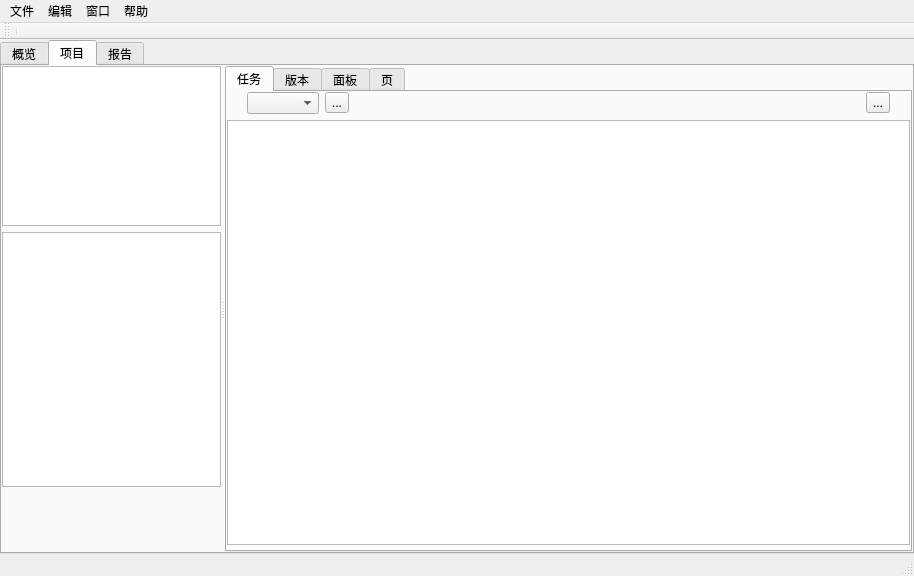
<?xml version="1.0" encoding="UTF-8"?>
<ui version="4.0">
 <class>MainWindow</class>
 <widget class="QMainWindow" name="MainWindow">
  <property name="geometry">
   <rect>
    <x>0</x>
    <y>0</y>
    <width>914</width>
    <height>576</height>
   </rect>
  </property>
  <property name="windowTitle">
   <string>MainWindow</string>
  </property>
  <widget class="QWidget" name="Centralwidget">
   <layout class="QHBoxLayout" name="horizontalLayout_11">
    <property name="leftMargin">
     <number>0</number>
    </property>
    <property name="topMargin">
     <number>0</number>
    </property>
    <property name="rightMargin">
     <number>0</number>
    </property>
    <property name="bottomMargin">
     <number>0</number>
    </property>
    <item>
     <layout class="QHBoxLayout" name="horizontalLayout_Centralwidget">
      <property name="spacing">
       <number>5</number>
      </property>
      <item>
       <widget class="QTabWidget" name="tabWidget">
        <property name="currentIndex">
         <number>1</number>
        </property>
        <widget class="QWidget" name="GeneralView">
         <attribute name="title">
          <string>概览</string>
         </attribute>
         <layout class="QHBoxLayout" name="horizontalLayout_2" stretch="0">
          <property name="spacing">
           <number>2</number>
          </property>
          <property name="leftMargin">
           <number>0</number>
          </property>
          <property name="topMargin">
           <number>0</number>
          </property>
          <property name="rightMargin">
           <number>0</number>
          </property>
          <property name="bottomMargin">
           <number>0</number>
          </property>
          <item>
           <widget class="QSplitter" name="splitter">
            <property name="orientation">
             <enum>Qt::Horizontal</enum>
            </property>
            <widget class="QWidget" name="verticalLayoutWidget_2">
             <layout class="QVBoxLayout" name="verticalLayout_2">
              <property name="bottomMargin">
               <number>5</number>
              </property>
              <item>
               <widget class="QListWidget" name="listWidget"/>
              </item>
              <item>
               <spacer name="horizontalSpacer">
                <property name="orientation">
                 <enum>Qt::Horizontal</enum>
                </property>
                <property name="sizeHint" stdset="0">
                 <size>
                  <width>40</width>
                  <height>20</height>
                 </size>
                </property>
               </spacer>
              </item>
              <item>
               <widget class="QListWidget" name="listWidget_2"/>
              </item>
              <item>
               <spacer name="verticalSpacer">
                <property name="orientation">
                 <enum>Qt::Vertical</enum>
                </property>
                <property name="sizeHint" stdset="0">
                 <size>
                  <width>20</width>
                  <height>40</height>
                 </size>
                </property>
               </spacer>
              </item>
             </layout>
            </widget>
            <widget class="QWidget" name="verticalLayoutWidget_3">
             <layout class="QVBoxLayout" name="verticalLayout_3">
              <item>
               <widget class="QTabWidget" name="tabWidget_General">
                <property name="tabPosition">
                 <enum>QTabWidget::South</enum>
                </property>
                <property name="currentIndex">
                 <number>0</number>
                </property>
                <widget class="QWidget" name="tab_General_Proj">
                 <attribute name="title">
                  <string>Tab 1</string>
                 </attribute>
                 <layout class="QVBoxLayout" name="verticalLayout_4">
                  <property name="leftMargin">
                   <number>0</number>
                  </property>
                  <property name="topMargin">
                   <number>0</number>
                  </property>
                  <property name="rightMargin">
                   <number>0</number>
                  </property>
                  <property name="bottomMargin">
                   <number>5</number>
                  </property>
                  <item>
                   <layout class="QHBoxLayout" name="horizontalLayout_3">
                    <property name="leftMargin">
                     <number>20</number>
                    </property>
                    <property name="rightMargin">
                     <number>20</number>
                    </property>
                    <item>
                     <widget class="QToolButton" name="toolButton">
                      <property name="text">
                       <string>...</string>
                      </property>
                     </widget>
                    </item>
                    <item>
                     <widget class="QToolButton" name="toolButton_2">
                      <property name="text">
                       <string>...</string>
                      </property>
                     </widget>
                    </item>
                    <item>
                     <spacer name="horizontalSpacer_2">
                      <property name="orientation">
                       <enum>Qt::Horizontal</enum>
                      </property>
                      <property name="sizeHint" stdset="0">
                       <size>
                        <width>40</width>
                        <height>20</height>
                       </size>
                      </property>
                     </spacer>
                    </item>
                    <item>
                     <layout class="QHBoxLayout" name="horizontalLayout_4">
                      <item>
                       <widget class="QToolButton" name="toolButton_3">
                        <property name="sizePolicy">
                         <sizepolicy hsizetype="Fixed" vsizetype="Fixed">
                          <horstretch>0</horstretch>
                          <verstretch>0</verstretch>
                         </sizepolicy>
                        </property>
                        <property name="text">
                         <string>...</string>
                        </property>
                        <property name="arrowType">
                         <enum>Qt::NoArrow</enum>
                        </property>
                       </widget>
                      </item>
                     </layout>
                    </item>
                   </layout>
                  </item>
                  <item>
                   <widget class="QListWidget" name="listWidget_General_Proj"/>
                  </item>
                 </layout>
                </widget>
                <widget class="QWidget" name="tab_General_User">
                 <attribute name="title">
                  <string>Tab 2</string>
                 </attribute>
                </widget>
               </widget>
              </item>
             </layout>
            </widget>
           </widget>
          </item>
         </layout>
        </widget>
        <widget class="QWidget" name="ProjectView">
         <attribute name="title">
          <string>项目</string>
         </attribute>
         <layout class="QHBoxLayout" name="horizontalLayout_7">
          <property name="leftMargin">
           <number>0</number>
          </property>
          <property name="topMargin">
           <number>0</number>
          </property>
          <property name="rightMargin">
           <number>0</number>
          </property>
          <property name="bottomMargin">
           <number>0</number>
          </property>
          <item>
           <widget class="QSplitter" name="splitter_2">
            <property name="orientation">
             <enum>Qt::Horizontal</enum>
            </property>
            <widget class="QWidget" name="verticalLayoutWidget_4">
             <layout class="QVBoxLayout" name="verticalLayout_5" stretch="10,16,0,0">
              <property name="bottomMargin">
               <number>5</number>
              </property>
              <item>
               <widget class="QListWidget" name="listWidget_3"/>
              </item>
              <item>
               <widget class="QTreeView" name="treeView_Proj_list"/>
              </item>
              <item>
               <spacer name="horizontalSpacer_3">
                <property name="orientation">
                 <enum>Qt::Horizontal</enum>
                </property>
                <property name="sizeHint" stdset="0">
                 <size>
                  <width>40</width>
                  <height>20</height>
                 </size>
                </property>
               </spacer>
              </item>
              <item>
               <spacer name="verticalSpacer_2">
                <property name="orientation">
                 <enum>Qt::Vertical</enum>
                </property>
                <property name="sizeHint" stdset="0">
                 <size>
                  <width>20</width>
                  <height>40</height>
                 </size>
                </property>
               </spacer>
              </item>
             </layout>
            </widget>
            <widget class="QWidget" name="verticalLayoutWidget_5">
             <layout class="QVBoxLayout" name="verticalLayout_6">
              <item>
               <widget class="QTabWidget" name="tabWidget_General_2">
                <property name="tabPosition">
                 <enum>QTabWidget::North</enum>
                </property>
                <property name="currentIndex">
                 <number>0</number>
                </property>
                <widget class="QWidget" name="tab_General_Proj_2">
                 <attribute name="title">
                  <string>任务</string>
                 </attribute>
                 <layout class="QVBoxLayout" name="verticalLayout_7">
                  <property name="leftMargin">
                   <number>0</number>
                  </property>
                  <property name="topMargin">
                   <number>0</number>
                  </property>
                  <property name="rightMargin">
                   <number>0</number>
                  </property>
                  <property name="bottomMargin">
                   <number>5</number>
                  </property>
                  <item>
                   <layout class="QHBoxLayout" name="horizontalLayout_5">
                    <property name="leftMargin">
                     <number>20</number>
                    </property>
                    <property name="rightMargin">
                     <number>20</number>
                    </property>
                    <item>
                     <widget class="QComboBox" name="comboBox_CreateNew"/>
                    </item>
                    <item>
                     <widget class="QToolButton" name="toolButton_5">
                      <property name="text">
                       <string>...</string>
                      </property>
                     </widget>
                    </item>
                    <item>
                     <spacer name="horizontalSpacer_4">
                      <property name="orientation">
                       <enum>Qt::Horizontal</enum>
                      </property>
                      <property name="sizeHint" stdset="0">
                       <size>
                        <width>40</width>
                        <height>20</height>
                       </size>
                      </property>
                     </spacer>
                    </item>
                    <item>
                     <layout class="QHBoxLayout" name="horizontalLayout_6">
                      <item>
                       <widget class="QToolButton" name="toolButton_6">
                        <property name="sizePolicy">
                         <sizepolicy hsizetype="Fixed" vsizetype="Fixed">
                          <horstretch>0</horstretch>
                          <verstretch>0</verstretch>
                         </sizepolicy>
                        </property>
                        <property name="text">
                         <string>...</string>
                        </property>
                        <property name="arrowType">
                         <enum>Qt::NoArrow</enum>
                        </property>
                       </widget>
                      </item>
                     </layout>
                    </item>
                   </layout>
                  </item>
                  <item>
                   <widget class="QTreeView" name="treeView_Proj_Task">
                    <property name="editTriggers">
                     <set>QAbstractItemView::EditKeyPressed|QAbstractItemView::SelectedClicked</set>
                    </property>
                    <property name="tabKeyNavigation">
                     <bool>true</bool>
                    </property>
                    <property name="dragEnabled">
                     <bool>true</bool>
                    </property>
                    <property name="dragDropOverwriteMode">
                     <bool>true</bool>
                    </property>
                    <property name="dragDropMode">
                     <enum>QAbstractItemView::NoDragDrop</enum>
                    </property>
                    <property name="alternatingRowColors">
                     <bool>false</bool>
                    </property>
                    <property name="selectionMode">
                     <enum>QAbstractItemView::ExtendedSelection</enum>
                    </property>
                    <property name="selectionBehavior">
                     <enum>QAbstractItemView::SelectRows</enum>
                    </property>
                    <property name="iconSize">
                     <size>
                      <width>80</width>
                      <height>40</height>
                     </size>
                    </property>
                    <property name="indentation">
                     <number>15</number>
                    </property>
                    <property name="rootIsDecorated">
                     <bool>true</bool>
                    </property>
                    <property name="itemsExpandable">
                     <bool>true</bool>
                    </property>
                    <property name="sortingEnabled">
                     <bool>false</bool>
                    </property>
                    <property name="animated">
                     <bool>true</bool>
                    </property>
                    <property name="allColumnsShowFocus">
                     <bool>true</bool>
                    </property>
                   </widget>
                  </item>
                 </layout>
                </widget>
                <widget class="QWidget" name="tab_General_User_2">
                 <attribute name="title">
                  <string>版本</string>
                 </attribute>
                 <layout class="QVBoxLayout" name="verticalLayout_9">
                  <item>
                   <layout class="QHBoxLayout" name="horizontalLayout_9">
                    <item>
                     <widget class="QToolButton" name="toolButton_4">
                      <property name="text">
                       <string>...</string>
                      </property>
                     </widget>
                    </item>
                    <item>
                     <spacer name="horizontalSpacer_5">
                      <property name="orientation">
                       <enum>Qt::Horizontal</enum>
                      </property>
                      <property name="sizeHint" stdset="0">
                       <size>
                        <width>40</width>
                        <height>20</height>
                       </size>
                      </property>
                     </spacer>
                    </item>
                   </layout>
                  </item>
                  <item>
                   <layout class="QHBoxLayout" name="horizontalLayout_10">
                    <item>
                     <widget class="QListWidget" name="listWidget_4"/>
                    </item>
                    <item>
                     <widget class="QListWidget" name="listWidget_5"/>
                    </item>
                    <item>
                     <widget class="QListWidget" name="listWidget_6"/>
                    </item>
                   </layout>
                  </item>
                 </layout>
                </widget>
                <widget class="QWidget" name="tab_2">
                 <attribute name="title">
                  <string>面板</string>
                 </attribute>
                 <layout class="QVBoxLayout" name="verticalLayout_8">
                  <item>
                   <layout class="QHBoxLayout" name="horizontalLayout_8">
                    <property name="spacing">
                     <number>2</number>
                    </property>
                    <item>
                     <widget class="QToolButton" name="toolButton_8">
                      <property name="text">
                       <string>...</string>
                      </property>
                     </widget>
                    </item>
                    <item>
                     <widget class="QToolButton" name="toolButton_7">
                      <property name="text">
                       <string>...</string>
                      </property>
                     </widget>
                    </item>
                   </layout>
                  </item>
                  <item>
                   <widget class="QTreeView" name="treeView"/>
                  </item>
                 </layout>
                </widget>
                <widget class="QWidget" name="tab">
                 <attribute name="title">
                  <string>页</string>
                 </attribute>
                </widget>
               </widget>
              </item>
             </layout>
            </widget>
           </widget>
          </item>
         </layout>
        </widget>
        <widget class="QWidget" name="ReportView">
         <attribute name="title">
          <string>报告</string>
         </attribute>
        </widget>
       </widget>
      </item>
     </layout>
    </item>
   </layout>
  </widget>
  <widget class="QMenuBar" name="menubar">
   <property name="geometry">
    <rect>
     <x>0</x>
     <y>0</y>
     <width>914</width>
     <height>22</height>
    </rect>
   </property>
   <widget class="QMenu" name="menu">
    <property name="title">
     <string>文件</string>
    </property>
    <addaction name="action_3"/>
   </widget>
   <widget class="QMenu" name="menu_2">
    <property name="title">
     <string>编辑</string>
    </property>
   </widget>
   <widget class="QMenu" name="menu_3">
    <property name="title">
     <string>窗口</string>
    </property>
   </widget>
   <widget class="QMenu" name="menu_4">
    <property name="title">
     <string>帮助</string>
    </property>
    <addaction name="action"/>
    <addaction name="action_2"/>
   </widget>
   <addaction name="menu"/>
   <addaction name="menu_2"/>
   <addaction name="menu_3"/>
   <addaction name="menu_4"/>
  </widget>
  <widget class="QStatusBar" name="statusbar"/>
  <widget class="QToolBar" name="toolBar">
   <property name="windowTitle">
    <string>toolBar</string>
   </property>
   <attribute name="toolBarArea">
    <enum>TopToolBarArea</enum>
   </attribute>
   <attribute name="toolBarBreak">
    <bool>false</bool>
   </attribute>
   <addaction name="separator"/>
  </widget>
  <action name="action">
   <property name="text">
    <string>文档</string>
   </property>
  </action>
  <action name="action_2">
   <property name="text">
    <string>关于</string>
   </property>
  </action>
  <action name="action_3">
   <property name="text">
    <string>设置项目目录</string>
   </property>
  </action>
 </widget>
 <resources/>
 <connections/>
</ui>
